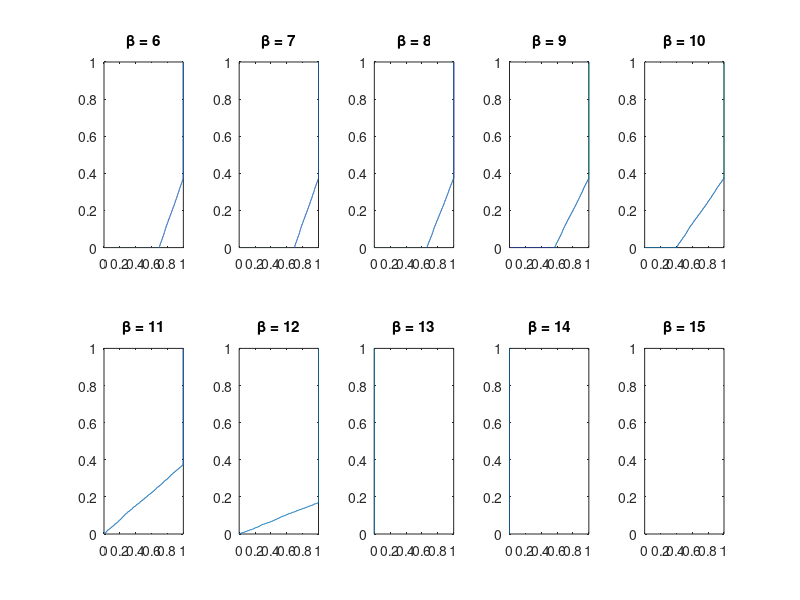

MATLAB code for this plot:
%% Parameters
m = 10000;
n = 10000;

mean_A = 10;
J_A = 2.5;

mean_B = 13;
J_B = 2;

%% data
A = mean_A + (2*rand(1, m)-1)*J_A;
B = mean_B + (2*rand(1, n)-1)*J_B;

index = randperm(m+n, m+n);
data = [A, B];
res = logical([zeros(1, m), ones(1, n)]);

[data, order] = sort(data);
res = res(order);

%% plot ROC
beta = 6:15;
for i = 1:10
    response = (data > beta(i));

    TP = response & res;
    FP = response & ~res;
    
    % percent, normalize
    if sum(FP)~=0
        x = cumsum(FP)./sum(FP);
    else
        x = zeros([1, length(FP)]); % avoid 0/0 = NaN
    end
    if sum(TP)~=0
        y = cumsum(TP)./sum(TP);
    else
        y = zeros([1, length(TP)]);
    end

    figure(1);
    subplot(2, 5, i);
    plot(x, y);
    axis([0, 1, 0, 1]);
    str = sprintf('%d', beta(i));
    title(['\beta = ', str]);
end
